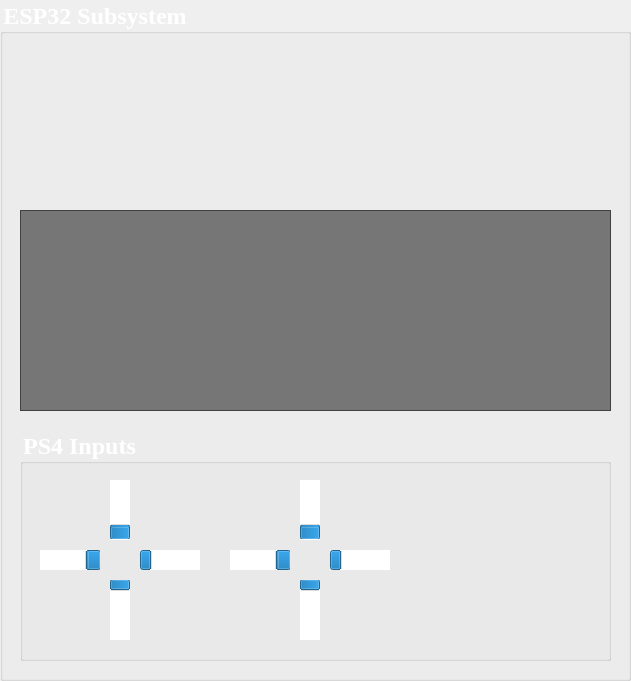
  <widget class="QGroupBox" name="ESP_32">
   <property name="geometry">
    <rect>
     <x>30</x>
     <y>270</y>
     <width>631</width>
     <height>681</height>
    </rect>
   </property>
   <property name="font">
    <font>
     <family>Georgia</family>
     <pointsize>18</pointsize>
     <weight>75</weight>
     <bold>true</bold>
    </font>
   </property>
   <property name="styleSheet">
    <string notr="true">color: rgb(255, 255, 255);</string>
   </property>
   <property name="title">
    <string>ESP32 Subsystem</string>
   </property>
   <widget class="QLabel" name="PS4Logo">
    <property name="geometry">
     <rect>
      <x>10</x>
      <y>60</y>
      <width>241</width>
      <height>121</height>
     </rect>
    </property>
    <property name="text">
     <string/>
    </property>
    <property name="pixmap">
     <pixmap>Pictures/PS.png</pixmap>
    </property>
    <property name="scaledContents">
     <bool>true</bool>
    </property>
   </widget>
   <widget class="QLabel" name="Bluetooth_Connect">
    <property name="geometry">
     <rect>
      <x>270</x>
      <y>80</y>
      <width>91</width>
      <height>91</height>
     </rect>
    </property>
    <property name="text">
     <string/>
    </property>
    <property name="pixmap">
     <pixmap>Pictures/bluetooth.png</pixmap>
    </property>
    <property name="scaledContents">
     <bool>true</bool>
    </property>
   </widget>
   <widget class="QLabel" name="Espressif_Logo">
    <property name="geometry">
     <rect>
      <x>420</x>
      <y>30</y>
      <width>181</width>
      <height>181</height>
     </rect>
    </property>
    <property name="text">
     <string/>
    </property>
    <property name="pixmap">
     <pixmap>Pictures/EspressifLogo.png</pixmap>
    </property>
    <property name="scaledContents">
     <bool>true</bool>
    </property>
   </widget>
   <widget class="QTextEdit" name="PS4_Dialog_box">
    <property name="geometry">
     <rect>
      <x>20</x>
      <y>210</y>
      <width>591</width>
      <height>201</height>
     </rect>
    </property>
    <property name="font">
     <font>
      <pointsize>16</pointsize>
     </font>
    </property>
    <property name="styleSheet">
     <string notr="true">background-color:rgba(36, 36, 36, 150);
color: rgb(255, 255, 255);</string>
    </property>
    <property name="markdown">
     <string/>
    </property>
    <property name="html">
     <string>&lt;!DOCTYPE HTML PUBLIC &quot;-//W3C//DTD HTML 4.0//EN&quot; &quot;http://www.w3.org/TR/REC-html40/strict.dtd&quot;&gt;
&lt;html&gt;&lt;head&gt;&lt;meta name=&quot;qrichtext&quot; content=&quot;1&quot; /&gt;&lt;style type=&quot;text/css&quot;&gt;
p, li { white-space: pre-wrap; }
&lt;/style&gt;&lt;/head&gt;&lt;body style=&quot; font-family:'Sans Serif'; font-size:16pt; font-weight:400; font-style:normal;&quot;&gt;
&lt;p style=&quot;-qt-paragraph-type:empty; margin-top:0px; margin-bottom:0px; margin-left:0px; margin-right:0px; -qt-block-indent:0; text-indent:0px;&quot;&gt;&lt;br /&gt;&lt;/p&gt;&lt;/body&gt;&lt;/html&gt;</string>
    </property>
   </widget>
   <widget class="QGroupBox" name="PS4_Inputs">
    <property name="geometry">
     <rect>
      <x>20</x>
      <y>430</y>
      <width>591</width>
      <height>231</height>
     </rect>
    </property>
    <property name="font">
     <font>
      <family>Georgia</family>
      <pointsize>18</pointsize>
      <weight>75</weight>
      <bold>true</bold>
     </font>
    </property>
    <property name="styleSheet">
     <string notr="true">color: rgb(255, 255, 255);</string>
    </property>
    <property name="title">
     <string>PS4 Inputs</string>
    </property>
    <widget class="QLabel" name="Button_Circle">
     <property name="geometry">
      <rect>
       <x>510</x>
       <y>100</y>
       <width>71</width>
       <height>71</height>
      </rect>
     </property>
     <property name="text">
      <string/>
     </property>
     <property name="pixmap">
      <pixmap>Pictures/GoldButton.png</pixmap>
     </property>
     <property name="scaledContents">
      <bool>true</bool>
     </property>
    </widget>
    <widget class="QProgressBar" name="RL">
     <property name="geometry">
      <rect>
       <x>210</x>
       <y>120</y>
       <width>60</width>
       <height>20</height>
      </rect>
     </property>
     <property name="font">
      <font>
       <family>Nirmala Text</family>
      </font>
     </property>
     <property name="styleSheet">
      <string notr="true">background-color: qconicalgradient(cx:0.5, cy:0.5, angle:0, stop:0 rgba(35, 40, 3, 255), stop:0.16 rgba(136, 106, 22, 255), stop:0.225 rgba(166, 140, 41, 255), stop:0.285 rgba(204, 181, 74, 255), stop:0.345 rgba(235, 219, 102, 255), stop:0.415 rgba(245, 236, 112, 255), stop:0.52 rgba(209, 190, 76, 255), stop:0.57 rgba(187, 156, 51, 255), stop:0.635 rgba(168, 142, 42, 255), stop:0.695 rgba(202, 174, 68, 255), stop:0.75 rgba(218, 202, 86, 255), stop:0.815 rgba(208, 187, 73, 255), stop:0.88 rgba(187, 156, 51, 255), stop:0.935 rgba(137, 108, 26, 255), stop:1 rgba(35, 40, 3, 255));
border-color: rgb(0, 0, 0);
alternate-background-color: rgb(0, 0, 0);
color: rgb(0, 0, 0);
selection-color: rgb(0, 0, 0);</string>
     </property>
     <property name="maximum">
      <number>128</number>
     </property>
     <property name="value">
      <number>24</number>
     </property>
     <property name="textVisible">
      <bool>false</bool>
     </property>
     <property name="invertedAppearance">
      <bool>true</bool>
     </property>
    </widget>
    <widget class="QLabel" name="Button_X">
     <property name="geometry">
      <rect>
       <x>460</x>
       <y>150</y>
       <width>71</width>
       <height>71</height>
      </rect>
     </property>
     <property name="text">
      <string/>
     </property>
     <property name="pixmap">
      <pixmap>Pictures/GoldButton.png</pixmap>
     </property>
     <property name="scaledContents">
      <bool>true</bool>
     </property>
    </widget>
    <widget class="QProgressBar" name="LU">
     <property name="geometry">
      <rect>
       <x>90</x>
       <y>50</y>
       <width>20</width>
       <height>60</height>
      </rect>
     </property>
     <property name="font">
      <font>
       <family>Nirmala Text</family>
      </font>
     </property>
     <property name="styleSheet">
      <string notr="true">background-color: qconicalgradient(cx:0.5, cy:0.5, angle:0, stop:0 rgba(35, 40, 3, 255), stop:0.16 rgba(136, 106, 22, 255), stop:0.225 rgba(166, 140, 41, 255), stop:0.285 rgba(204, 181, 74, 255), stop:0.345 rgba(235, 219, 102, 255), stop:0.415 rgba(245, 236, 112, 255), stop:0.52 rgba(209, 190, 76, 255), stop:0.57 rgba(187, 156, 51, 255), stop:0.635 rgba(168, 142, 42, 255), stop:0.695 rgba(202, 174, 68, 255), stop:0.75 rgba(218, 202, 86, 255), stop:0.815 rgba(208, 187, 73, 255), stop:0.88 rgba(187, 156, 51, 255), stop:0.935 rgba(137, 108, 26, 255), stop:1 rgba(35, 40, 3, 255));
border-color: rgb(0, 0, 0);
alternate-background-color: rgb(0, 0, 0);
color: rgb(0, 0, 0);
selection-color: rgb(0, 0, 0);</string>
     </property>
     <property name="maximum">
      <number>128</number>
     </property>
     <property name="value">
      <number>24</number>
     </property>
     <property name="textVisible">
      <bool>false</bool>
     </property>
     <property name="orientation">
      <enum>Qt::Vertical</enum>
     </property>
    </widget>
    <widget class="QProgressBar" name="LR">
     <property name="geometry">
      <rect>
       <x>120</x>
       <y>120</y>
       <width>60</width>
       <height>20</height>
      </rect>
     </property>
     <property name="font">
      <font>
       <family>Nirmala Text</family>
      </font>
     </property>
     <property name="styleSheet">
      <string notr="true">background-color: qconicalgradient(cx:0.5, cy:0.5, angle:0, stop:0 rgba(35, 40, 3, 255), stop:0.16 rgba(136, 106, 22, 255), stop:0.225 rgba(166, 140, 41, 255), stop:0.285 rgba(204, 181, 74, 255), stop:0.345 rgba(235, 219, 102, 255), stop:0.415 rgba(245, 236, 112, 255), stop:0.52 rgba(209, 190, 76, 255), stop:0.57 rgba(187, 156, 51, 255), stop:0.635 rgba(168, 142, 42, 255), stop:0.695 rgba(202, 174, 68, 255), stop:0.75 rgba(218, 202, 86, 255), stop:0.815 rgba(208, 187, 73, 255), stop:0.88 rgba(187, 156, 51, 255), stop:0.935 rgba(137, 108, 26, 255), stop:1 rgba(35, 40, 3, 255));
border-color: rgb(0, 0, 0);
alternate-background-color: rgb(0, 0, 0);
color: rgb(0, 0, 0);
selection-color: rgb(0, 0, 0);</string>
     </property>
     <property name="maximum">
      <number>128</number>
     </property>
     <property name="value">
      <number>24</number>
     </property>
     <property name="textVisible">
      <bool>false</bool>
     </property>
    </widget>
    <widget class="QLabel" name="Button_Triangle">
     <property name="geometry">
      <rect>
       <x>460</x>
       <y>50</y>
       <width>71</width>
       <height>71</height>
      </rect>
     </property>
     <property name="text">
      <string/>
     </property>
     <property name="pixmap">
      <pixmap>Pictures/GoldButton.png</pixmap>
     </property>
     <property name="scaledContents">
      <bool>true</bool>
     </property>
    </widget>
    <widget class="QProgressBar" name="RR">
     <property name="geometry">
      <rect>
       <x>310</x>
       <y>120</y>
       <width>60</width>
       <height>20</height>
      </rect>
     </property>
     <property name="font">
      <font>
       <family>Nirmala Text</family>
      </font>
     </property>
     <property name="styleSheet">
      <string notr="true">background-color: qconicalgradient(cx:0.5, cy:0.5, angle:0, stop:0 rgba(35, 40, 3, 255), stop:0.16 rgba(136, 106, 22, 255), stop:0.225 rgba(166, 140, 41, 255), stop:0.285 rgba(204, 181, 74, 255), stop:0.345 rgba(235, 219, 102, 255), stop:0.415 rgba(245, 236, 112, 255), stop:0.52 rgba(209, 190, 76, 255), stop:0.57 rgba(187, 156, 51, 255), stop:0.635 rgba(168, 142, 42, 255), stop:0.695 rgba(202, 174, 68, 255), stop:0.75 rgba(218, 202, 86, 255), stop:0.815 rgba(208, 187, 73, 255), stop:0.88 rgba(187, 156, 51, 255), stop:0.935 rgba(137, 108, 26, 255), stop:1 rgba(35, 40, 3, 255));
border-color: rgb(0, 0, 0);
alternate-background-color: rgb(0, 0, 0);
color: rgb(0, 0, 0);
selection-color: rgb(0, 0, 0);</string>
     </property>
     <property name="maximum">
      <number>128</number>
     </property>
     <property name="value">
      <number>24</number>
     </property>
     <property name="textVisible">
      <bool>false</bool>
     </property>
    </widget>
    <widget class="QProgressBar" name="LL">
     <property name="geometry">
      <rect>
       <x>20</x>
       <y>120</y>
       <width>60</width>
       <height>20</height>
      </rect>
     </property>
     <property name="font">
      <font>
       <family>Nirmala Text</family>
      </font>
     </property>
     <property name="styleSheet">
      <string notr="true">background-color: qconicalgradient(cx:0.5, cy:0.5, angle:0, stop:0 rgba(35, 40, 3, 255), stop:0.16 rgba(136, 106, 22, 255), stop:0.225 rgba(166, 140, 41, 255), stop:0.285 rgba(204, 181, 74, 255), stop:0.345 rgba(235, 219, 102, 255), stop:0.415 rgba(245, 236, 112, 255), stop:0.52 rgba(209, 190, 76, 255), stop:0.57 rgba(187, 156, 51, 255), stop:0.635 rgba(168, 142, 42, 255), stop:0.695 rgba(202, 174, 68, 255), stop:0.75 rgba(218, 202, 86, 255), stop:0.815 rgba(208, 187, 73, 255), stop:0.88 rgba(187, 156, 51, 255), stop:0.935 rgba(137, 108, 26, 255), stop:1 rgba(35, 40, 3, 255));
border-color: rgb(0, 0, 0);
alternate-background-color: rgb(0, 0, 0);
color: rgb(0, 0, 0);
selection-color: rgb(0, 0, 0);</string>
     </property>
     <property name="maximum">
      <number>128</number>
     </property>
     <property name="value">
      <number>24</number>
     </property>
     <property name="alignment">
      <set>Qt::AlignRight|Qt::AlignTrailing|Qt::AlignVCenter</set>
     </property>
     <property name="textVisible">
      <bool>false</bool>
     </property>
     <property name="invertedAppearance">
      <bool>true</bool>
     </property>
    </widget>
    <widget class="QLabel" name="Button_Square">
     <property name="geometry">
      <rect>
       <x>410</x>
       <y>100</y>
       <width>71</width>
       <height>71</height>
      </rect>
     </property>
     <property name="text">
      <string/>
     </property>
     <property name="pixmap">
      <pixmap>Pictures/GoldButton.png</pixmap>
     </property>
     <property name="scaledContents">
      <bool>true</bool>
     </property>
    </widget>
    <widget class="QProgressBar" name="RD">
     <property name="geometry">
      <rect>
       <x>280</x>
       <y>150</y>
       <width>20</width>
       <height>60</height>
      </rect>
     </property>
     <property name="font">
      <font>
       <family>Nirmala Text</family>
      </font>
     </property>
     <property name="styleSheet">
      <string notr="true">background-color: qconicalgradient(cx:0.5, cy:0.5, angle:0, stop:0 rgba(35, 40, 3, 255), stop:0.16 rgba(136, 106, 22, 255), stop:0.225 rgba(166, 140, 41, 255), stop:0.285 rgba(204, 181, 74, 255), stop:0.345 rgba(235, 219, 102, 255), stop:0.415 rgba(245, 236, 112, 255), stop:0.52 rgba(209, 190, 76, 255), stop:0.57 rgba(187, 156, 51, 255), stop:0.635 rgba(168, 142, 42, 255), stop:0.695 rgba(202, 174, 68, 255), stop:0.75 rgba(218, 202, 86, 255), stop:0.815 rgba(208, 187, 73, 255), stop:0.88 rgba(187, 156, 51, 255), stop:0.935 rgba(137, 108, 26, 255), stop:1 rgba(35, 40, 3, 255));
border-color: rgb(0, 0, 0);
alternate-background-color: rgb(0, 0, 0);
color: rgb(0, 0, 0);
selection-color: rgb(0, 0, 0);</string>
     </property>
     <property name="maximum">
      <number>128</number>
     </property>
     <property name="value">
      <number>24</number>
     </property>
     <property name="textVisible">
      <bool>false</bool>
     </property>
     <property name="orientation">
      <enum>Qt::Vertical</enum>
     </property>
     <property name="invertedAppearance">
      <bool>true</bool>
     </property>
    </widget>
    <widget class="QProgressBar" name="RU">
     <property name="geometry">
      <rect>
       <x>280</x>
       <y>50</y>
       <width>20</width>
       <height>60</height>
      </rect>
     </property>
     <property name="font">
      <font>
       <family>Nirmala Text</family>
      </font>
     </property>
     <property name="styleSheet">
      <string notr="true">background-color: qconicalgradient(cx:0.5, cy:0.5, angle:0, stop:0 rgba(35, 40, 3, 255), stop:0.16 rgba(136, 106, 22, 255), stop:0.225 rgba(166, 140, 41, 255), stop:0.285 rgba(204, 181, 74, 255), stop:0.345 rgba(235, 219, 102, 255), stop:0.415 rgba(245, 236, 112, 255), stop:0.52 rgba(209, 190, 76, 255), stop:0.57 rgba(187, 156, 51, 255), stop:0.635 rgba(168, 142, 42, 255), stop:0.695 rgba(202, 174, 68, 255), stop:0.75 rgba(218, 202, 86, 255), stop:0.815 rgba(208, 187, 73, 255), stop:0.88 rgba(187, 156, 51, 255), stop:0.935 rgba(137, 108, 26, 255), stop:1 rgba(35, 40, 3, 255));
border-color: rgb(0, 0, 0);
alternate-background-color: rgb(0, 0, 0);
color: rgb(0, 0, 0);
selection-color: rgb(0, 0, 0);</string>
     </property>
     <property name="maximum">
      <number>128</number>
     </property>
     <property name="value">
      <number>24</number>
     </property>
     <property name="textVisible">
      <bool>false</bool>
     </property>
     <property name="orientation">
      <enum>Qt::Vertical</enum>
     </property>
    </widget>
    <widget class="QProgressBar" name="LD">
     <property name="geometry">
      <rect>
       <x>90</x>
       <y>150</y>
       <width>20</width>
       <height>60</height>
      </rect>
     </property>
     <property name="font">
      <font>
       <family>Nirmala Text</family>
      </font>
     </property>
     <property name="styleSheet">
      <string notr="true">background-color: qconicalgradient(cx:0.5, cy:0.5, angle:0, stop:0 rgba(35, 40, 3, 255), stop:0.16 rgba(136, 106, 22, 255), stop:0.225 rgba(166, 140, 41, 255), stop:0.285 rgba(204, 181, 74, 255), stop:0.345 rgba(235, 219, 102, 255), stop:0.415 rgba(245, 236, 112, 255), stop:0.52 rgba(209, 190, 76, 255), stop:0.57 rgba(187, 156, 51, 255), stop:0.635 rgba(168, 142, 42, 255), stop:0.695 rgba(202, 174, 68, 255), stop:0.75 rgba(218, 202, 86, 255), stop:0.815 rgba(208, 187, 73, 255), stop:0.88 rgba(187, 156, 51, 255), stop:0.935 rgba(137, 108, 26, 255), stop:1 rgba(35, 40, 3, 255));
border-color: rgb(0, 0, 0);
alternate-background-color: rgb(0, 0, 0);
color: rgb(0, 0, 0);
selection-color: rgb(0, 0, 0);</string>
     </property>
     <property name="maximum">
      <number>128</number>
     </property>
     <property name="value">
      <number>24</number>
     </property>
     <property name="textVisible">
      <bool>false</bool>
     </property>
     <property name="orientation">
      <enum>Qt::Vertical</enum>
     </property>
     <property name="invertedAppearance">
      <bool>true</bool>
     </property>
    </widget>
   </widget>
  </widget>
